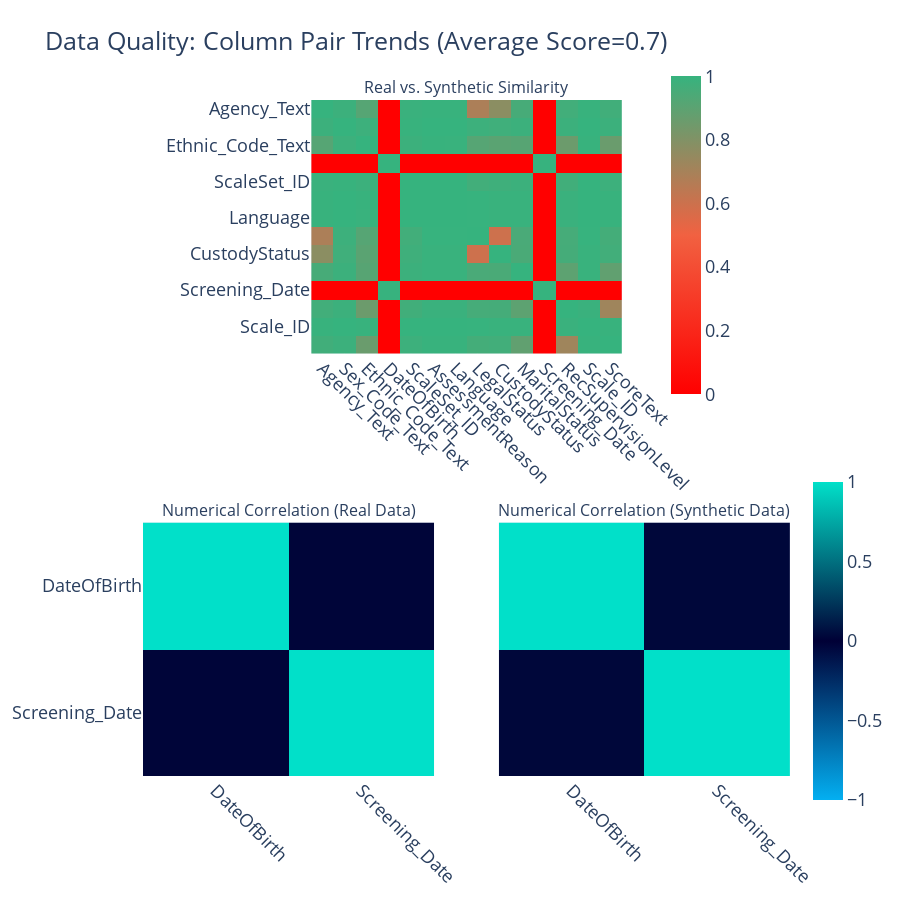

Notebook source saved alongside this figure:
### Code cell
quality_report.get_visualization(property_name='Column Pair Trends').show(renderer="vscode")

### Figure 1 — Plotly figure (JSON) as saved in the notebook; plotly's stock layout.template omitted (floating-point values rounded to 4 significant figures; data arrays with more than 128 entries replaced by an {"elided": "..."} marker saying what was removed)
{"data": [{"coloraxis": "coloraxis", "hovertemplate": "<b>Column Pair</b><br>(%{x},%{y})<br><br>Similarity: %{z}<extra></extra>", "type": "heatmap", "x": ["Agency_Text", "Sex_Code_Text", "Ethnic_Code_Text", "DateOfBirth", "ScaleSet_ID", "AssessmentReason", "Language", "LegalStatus", "CustodyStatus", "MaritalStatus", "Screening_Date", "RecSupervisionLevel", "Scale_ID", "ScoreText"], "xaxis": "x", "y": ["Agency_Text", "Sex_Code_Text", "Ethnic_Code_Text", "DateOfBirth", "ScaleSet_ID", "AssessmentReason", "Language", "LegalStatus", "CustodyStatus", "MaritalStatus", "Screening_Date", "RecSupervisionLevel", "Scale_ID", "ScoreText"], "yaxis": "y", "z": {"elided": "14x14 float values"}}, {"coloraxis": "coloraxis2", "customdata": [[1, 0.03], [0.03, 1]], "hovertemplate": "<b>Correlation</b><br>(%{x},%{y})<br><br>Synthetic: %{z}<br>(vs. Real: %{customdata})<extra></extra>", "type": "heatmap", "x": ["DateOfBirth", "Screening_Date"], "xaxis": "x2", "y": ["DateOfBirth", "Screening_Date"], "yaxis": "y2", "z": [[1, 0.022], [0.022, 1]]}, {"coloraxis": "coloraxis2", "customdata": [[1, 0.022], [0.022, 1]], "hovertemplate": "<b>Correlation</b><br>(%{x},%{y})<br><br>Synthetic: %{z}<br>(vs. Real: %{customdata})<extra></extra>", "type": "heatmap", "x": ["DateOfBirth", "Screening_Date"], "xaxis": "x3", "y": ["DateOfBirth", "Screening_Date"], "yaxis": "y3", "z": [[1, 0.03], [0.03, 1]]}], "layout": {"annotations": [{"font": {"size": 16}, "showarrow": false, "text": "Real vs. Synthetic Similarity", "x": 0.5, "xanchor": "center", "xref": "paper", "y": 1, "yanchor": "bottom", "yref": "paper"}, {"font": {"size": 16}, "showarrow": false, "text": "Numerical Correlation (Real Data)", "x": 0.225, "xanchor": "center", "xref": "paper", "y": 0.375, "yanchor": "bottom", "yref": "paper"}, {"font": {"size": 16}, "showarrow": false, "text": "Numerical Correlation (Synthetic Data)", "x": 0.775, "xanchor": "center", "xref": "paper", "y": 0.375, "yanchor": "bottom", "yref": "paper"}], "coloraxis": {"cmax": 1, "cmin": 0, "colorbar": {"len": 0.5, "x": 0.8, "y": 0.8}, "colorscale": [[0, "#FF0000"], [0.5, "#F16141"], [1, "#36B37E"]]}, "coloraxis2": {"cmax": 1, "cmin": -1, "colorbar": {"len": 0.5, "y": 0.2}, "colorscale": [[0, "#03AFF1"], [0.5, "#000036"], [1, "#01E0C9"]]}, "font": {"size": 18}, "height": 900, "title": {"text": "Data Quality: Column Pair Trends (Average Score=0.7)"}, "width": 900, "xaxis": {"anchor": "y", "domain": [0.26, 0.74], "tickangle": 45}, "xaxis2": {"anchor": "y2", "domain": [0, 0.45], "tickangle": 45}, "xaxis3": {"anchor": "y3", "domain": [0.55, 1], "matches": "x2", "tickangle": 45}, "yaxis": {"anchor": "x", "autorange": "reversed", "domain": [0.625, 1]}, "yaxis2": {"anchor": "x2", "autorange": "reversed", "domain": [0, 0.375]}, "yaxis3": {"anchor": "x3", "autorange": "reversed", "domain": [0, 0.375], "matches": "y2", "visible": false}}}
